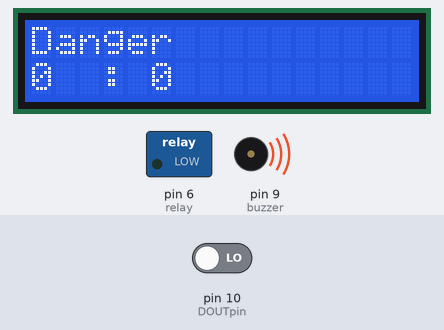
Bench run of a sketch on a simulated Arduino Uno, built with avr-gcc and run on an emulated ATmega328P. Shown: 16×2 character LCD, switched loads named in the sketch (green lamp = pin HIGH), buzzer (waves = sounding, pin HIGH). The inputs (shaded band) are chosen by the test bench; at power-on: pin 10 (DOUTpin) LOW. What the sketch prints to the serial monitor is not drawn.

Above: at 0.2 s.
At 9.2 s:
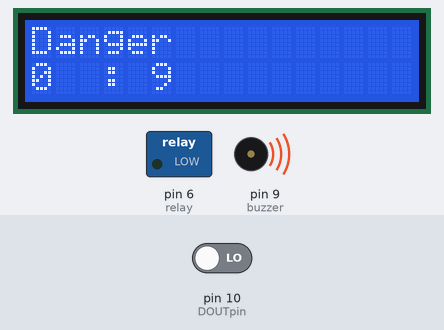
At 19.2 s:
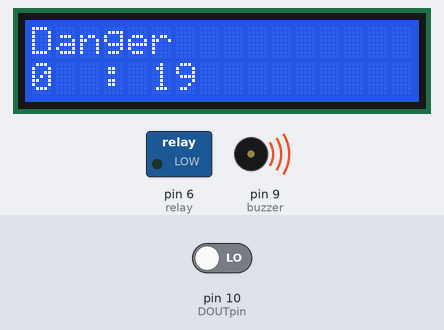
At 38.2 s:
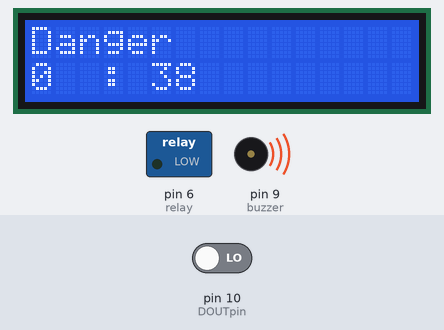
Timing chart, 0 to 39.7 s (numbered marks = the images above):
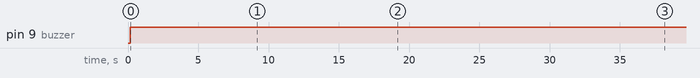

The sketch:

alcohol_tonmoy.ino
```cpp
#include <LiquidCrystal.h>

const int AOUTpin=0;//the AOUT pin of the alcohol sensor goes into analog pin A0 of the arduino
const int DOUTpin=10;//the DOUT pin of the alcohol sensor goes into digital pin D8 of the arduino
const int buzzer=9;//buzzer
const int relay=6;//relay
int limit;
int value;

// initialize the library by associating any needed LCD interface pin
// with the arduino pin number it is connected to
const int rs = 12, en = 11, d4 = 5, d5 = 4, d6 = 3, d7 = 2;
LiquidCrystal lcd(rs, en, d4, d5, d6, d7);


void setup(void) {
  Serial.begin(115200);//sets the baud rate
  lcd.begin(16, 2);
  lcd.setCursor(0,0);
  pinMode(DOUTpin, INPUT);//sets the pin as an input to the arduino
  pinMode(buzzer, OUTPUT);//sets the pin as an output of the arduino
  pinMode(relay, OUTPUT);//sets the pin as an output of the arduino


}

  void loop(void) {


value= analogRead(AOUTpin);//reads the analaog value from the alcohol sensor's AOUT pin
limit= digitalRead(DOUTpin);//reads the digital value from the alcohol sensor's DOUT pin
Serial.print("Alcohol value: ");
Serial.println(value);//prints the alcohol value
Serial.print("Limit: ");
Serial.print(limit);//prints the limit reached as either LOW or HIGH (above or underneath)
delay(100);
if (true){
  lcd.clear();
  lcd.print("Danger");
  lcd.setCursor(0,1);
  digitalWrite(buzzer,HIGH);
  digitalWrite(relay,LOW);
  unsigned long  starttime = millis();
  unsigned long endtime = starttime;
  while((endtime - starttime) <=(600000)) // do this loop for up to 1000mS
  {
    //lcd.clear();
    lcd.setCursor(0,1);
    unsigned long t=(endtime -starttime)/1000;
    lcd.print(t/60);
    lcd.setCursor(3,1);
    lcd.print(":");
    lcd.setCursor(5,1);
    lcd.print((t%60));
    endtime = millis();
  }

}
else{
  lcd.clear();
  lcd.setCursor(0,0);
  lcd.print("Normal");
  digitalWrite(buzzer,LOW);
  digitalWrite(relay,HIGH);
  //delay(1000);
}


}
```

Measured:
- by itself, pin 9 (buzzer): LOW → HIGH at 0.17 s
- what the display in image 0 shows lasts 1.0 s, from 0.2 s to 1.2 s
